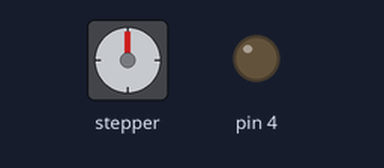
A sketch run on a simulated Arduino Uno, built with avr-gcc and run on an emulated ATmega328P. Shown: stepper motor, output pins drawn as LEDs (lit = HIGH). Stepper angles assume 200 steps per turn.

Above: at 0.15 s.
At 10.05 s:
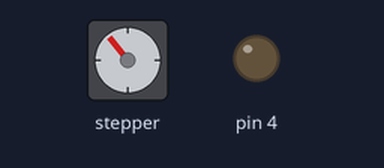
At 19.96 s:
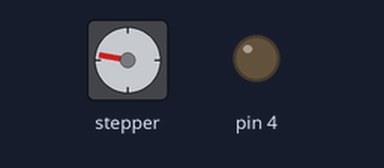
At 39.76 s:
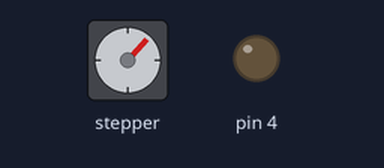
Timing chart, 0 to 40.0 s (numbered marks = the images above):
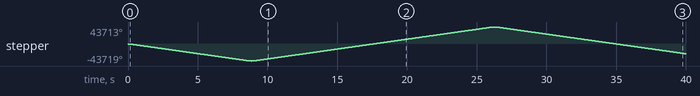

Measured:
- by itself, stepper: turns 43719° counter-clockwise in 8.8 s, then 87432° clockwise in 17.4 s, then 68877° counter-clockwise in 13.7 s

The sketch:

v0_Arduino_Servo_Controller.ino
```cpp
// (licence header left out)
#include <AccelStepper.h>

// Define a stepper and the pins it will use
//AccelStepper stepper; // Defaults to AccelStepper::FULL4WIRE (4 pins) on 2, 3, 4, 5
AccelStepper stepper(AccelStepper::DRIVER, 5, 6);
void setup()
{
  pinMode(4, OUTPUT);
  digitalWrite(4,LOW);

  stepper.setMaxSpeed(100000000*100000000);
  stepper.setAcceleration(50*500);
  stepper.moveTo(500*1000);
}

void loop()
{
  /*
    if (stepper.distanceToGo() == 0)
    {
	// Random change to speed, position and acceleration
	// Make sure we dont get 0 speed or accelerations

	delay(1000);
	stepper.moveTo(rand() % (random(20000000000,10000000000)));
	stepper.setMaxSpeed((rand() % (random(20000000000,10000000000)))*50 + 1);
	stepper.setAcceleration((rand() % (random(20000000000,10000000000)))*50 + 1);
    }
    stepper.run();
    */

   if (stepper.distanceToGo() == 0)
      stepper.moveTo(-stepper.currentPosition());

    stepper.run();
}
```
